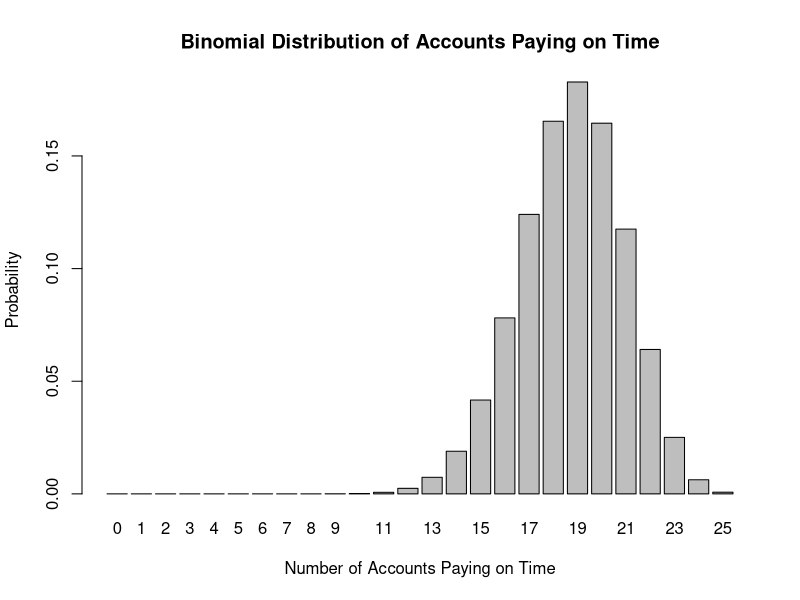
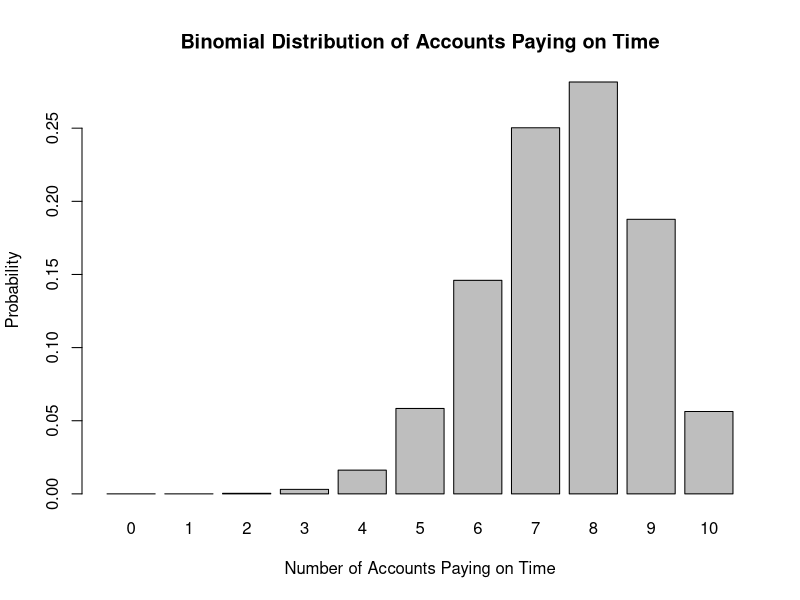
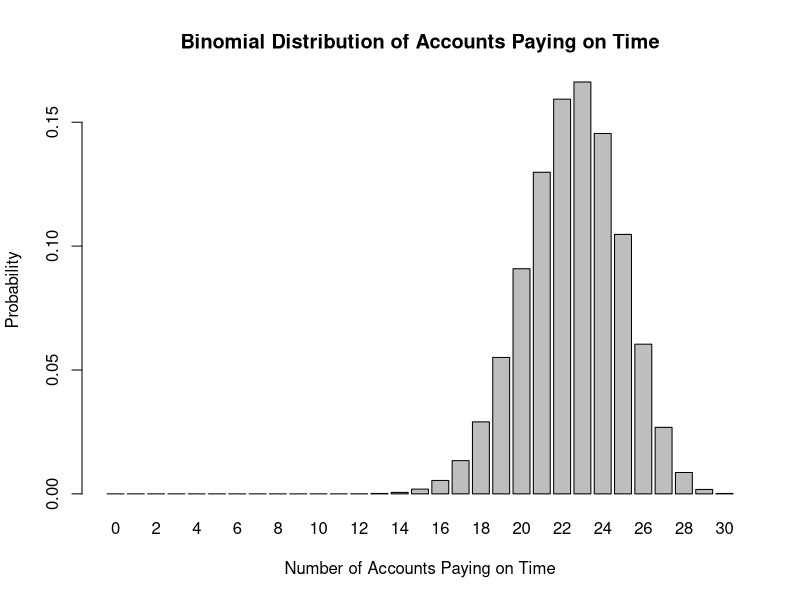

The R script that drew these images, in order:
# Set the parameters
n <- 25  # Number of trials (accounts)
p <- 0.75  # Probability of success (account paying on time)

# Generate the binomial distribution
x <- 0:n  # Possible number of accounts paying on time
probabilities <- dbinom(x, size = n, prob = p)

# Plot the distribution
barplot(probabilities, names.arg = x, xlab = "Number of Accounts Paying on Time", ylab = "Probability", main = "Binomial Distribution of Accounts Paying on Time")



#decrasing the sample size

n <-  10
p <- 0.75

x <- 0:n
probabilities <- dbinom(x, size = n, prob = p)

# Plot the distribution
barplot(probabilities, names.arg = x, xlab = "Number of Accounts Paying on Time", ylab = "Probability", main = "Binomial Distribution of Accounts Paying on Time")

#increasing the sample size

n <- 30
p <- 0.75

x <- 0:n
probabilities <- dbinom(x, size = n, prob = p)

# Plot the distribution
barplot(probabilities, names.arg = x, xlab = "Number of Accounts Paying on Time", ylab = "Probability", main = "Binomial Distribution of Accounts Paying on Time")


